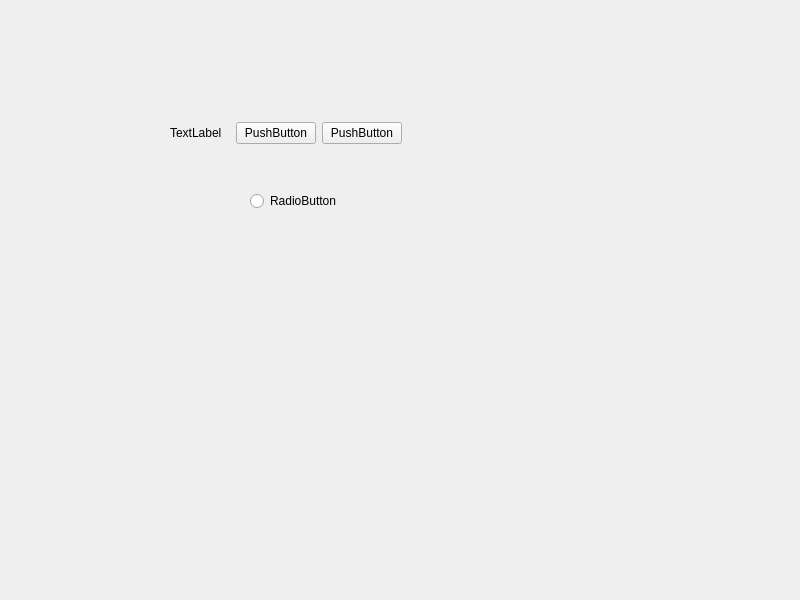
<?xml version="1.0" encoding="UTF-8"?>
<ui version="4.0">
 <class>Widget</class>
 <widget class="QWidget" name="Widget">
  <property name="geometry">
   <rect>
    <x>0</x>
    <y>0</y>
    <width>800</width>
    <height>600</height>
   </rect>
  </property>
  <property name="windowTitle">
   <string>Widget</string>
  </property>
  <widget class="QRadioButton" name="radioButton">
   <property name="geometry">
    <rect>
     <x>250</x>
     <y>190</y>
     <width>100</width>
     <height>22</height>
    </rect>
   </property>
   <property name="text">
    <string>RadioButton</string>
   </property>
  </widget>
  <widget class="QWidget" name="">
   <property name="geometry">
    <rect>
     <x>170</x>
     <y>120</y>
     <width>232</width>
     <height>26</height>
    </rect>
   </property>
   <layout class="QHBoxLayout" name="horizontalLayout">
    <item>
     <widget class="QLabel" name="label">
      <property name="text">
       <string>TextLabel</string>
      </property>
     </widget>
    </item>
    <item>
     <widget class="QPushButton" name="pushButton">
      <property name="text">
       <string>PushButton</string>
      </property>
     </widget>
    </item>
    <item>
     <widget class="QPushButton" name="pushButton_2">
      <property name="text">
       <string>PushButton</string>
      </property>
     </widget>
    </item>
   </layout>
  </widget>
 </widget>
 <resources/>
 <connections/>
</ui>
